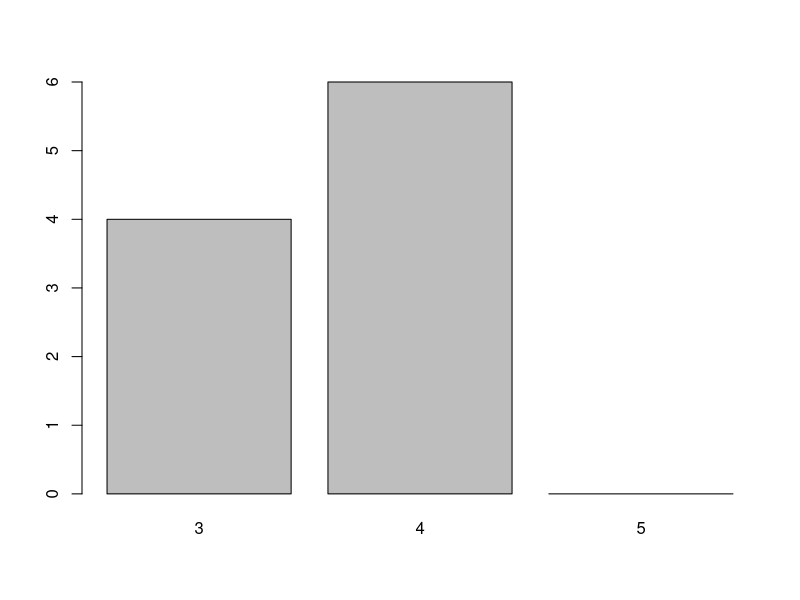
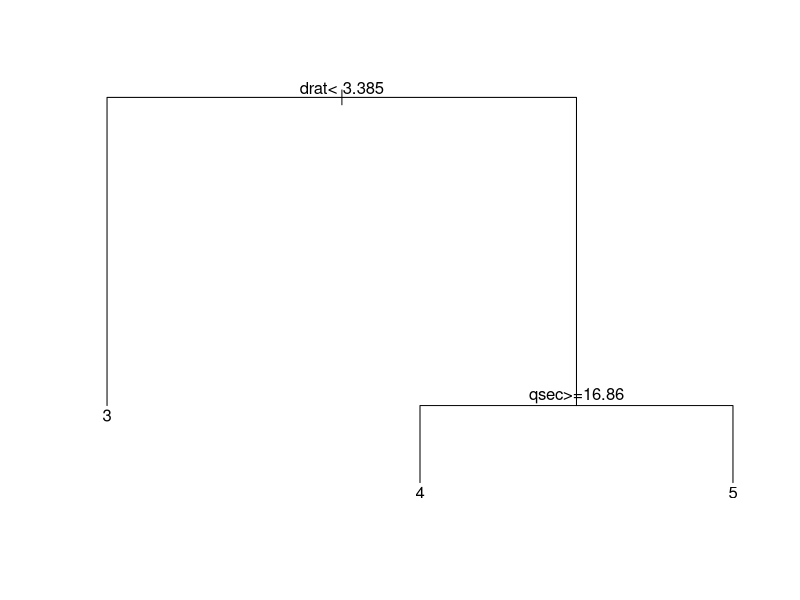
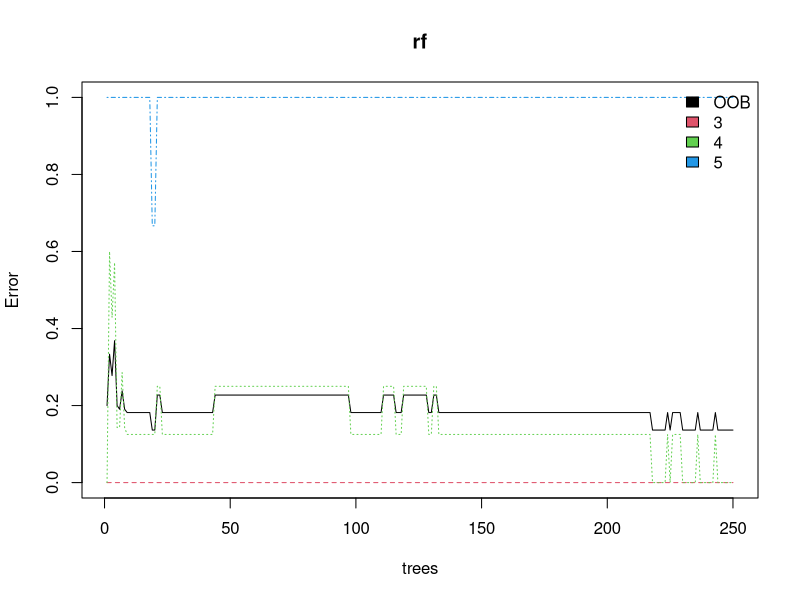

Generate these figures, in order, with R:
library(dplyr)
# lade die daten
data(mtcars)
head(mtcars)
?mtcars # show data description

summary(mtcars)

# n = anzahl der reihen
n     <- nrow(mtcars) #number of rows
# split in trainings und test set
train <- mtcars[sample(n, n*0.7), ]
test <- mtcars[setdiff(row.names(mtcars), row.names(train)), ]


# KNN - K- Nearest Neighbours
library(class)
# train model
(model.knn <- knn(
    train = train,
    test  = test,
    cl    = train$gear,
    k     = 5))
# show importance
plot(model.knn)

# calculate root mean squared error
sqrt(mean((test$gear- as.numeric(as.character(model.knn)))^2))
# confusion matrix
table(test$gear, model.knn)

### classification tree
library(rpart)
model.tree <- rpart(factor(gear) ~ ., data = train, minsplit = 3)
summary(model.tree)
plot(model.tree);text(model.tree)

#predict test set
pred.tree <- predict(model.tree, newdata = test, type = 'class')# calculate root mean squared error
sqrt(mean((test$gear- as.numeric(as.character(model.tree)))^2))


# random forrest
library(randomForest)
(rf <- randomForest(factor(gear) ~ ., data = train, ntree = 250))
table(test$gear, predict(rf, test))

# plotting
plot(rf)
legend('topright', colnames(rf$err.rate), col = 1:4, fill = 1:4, bty = 'n')